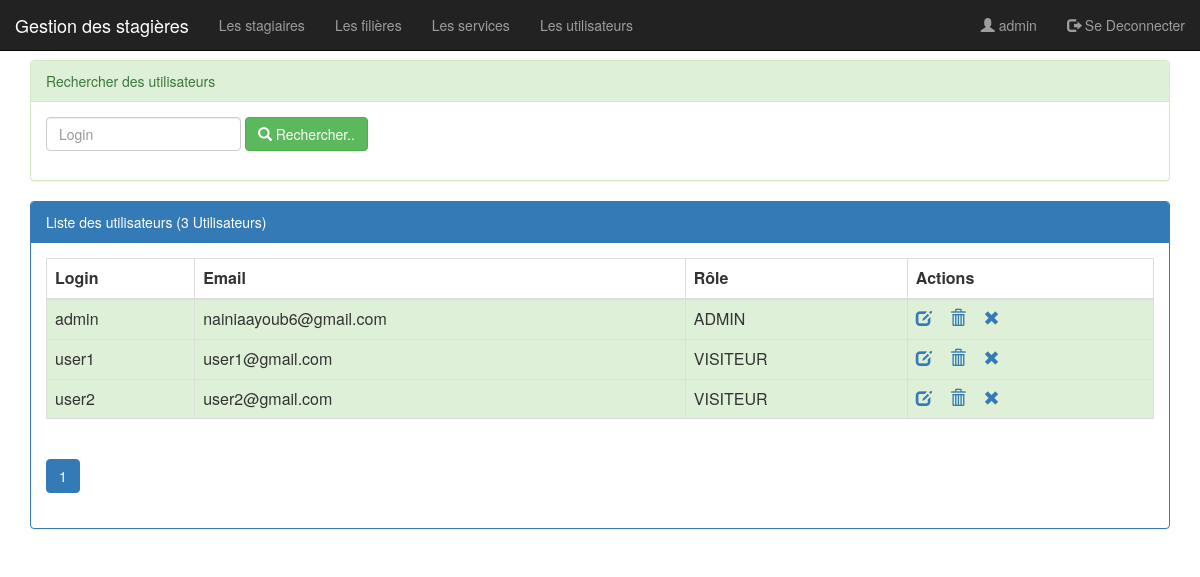
Screenshot of /pages/utilisateurs.php (signed in) with the database file from the repository.
### tables this page shows
CREATE TABLE UTILISATEUR (
	ID int(4) AUTO_INCREMENT PRIMARY KEY,
	LOGIN VARCHAR(100) NOT NULL,
	PWD VARCHAR(255) NOT NULL,
	ROLE VARCHAR(50),
	EMAIL VARCHAR(255),
	ETAT INT(1));

### pages/utilisateurs.php (the view, shortened to what this page needs)
<?php
    if(isset($_SESSION['user'])){
        require_once("connexiondb.php");
        $login = isset($_GET['login'])?$_GET['login']:"";
        $size = isset($_GET['size'])?$_GET['size']:4;
        $page = isset($_GET['page'])?$_GET['page']:1;
        $requeteUser = "SELECT * FROM utilisateur where LOGIN lIKE '%$login%'";
        $requeteCount = "SELECT COUNT(*) countU FROM utilisateur";
        $resultatUtilisateur = $pdo->query($requeteUser);
        $resultatCount = $pdo->query($requeteCount);
        $tabCount = $resultatCount->fetch();
        $nbrUtilisateur = $tabCount['countU'];
        $rest = $nbrUtilisateur % $size;
        if($rest === 0){
            $nbrPage = $nbrUtilsateur/$size;
        }else{
            $nbrPage = floor($nbrUtilisateur/$size) + 1;
        }
    }else{
        header('location: login.php');
    }
?>
<HTML>
    <head>
        <link rel="stylesheet" type="text/css" href="../css/bootstrap.min.css">
        <link rel="stylesheet" type="text/css" href="../css/monstyle.css">
    </head>
    <body>
        <?php include("menu.php");?>
    </body>
    <div class="container">
        <div class="panel panel-success margetop">
            <div class="panel-heading">Rechercher des utilisateurs</div>
                <div class="panel-body">
                    <form method="get" action="utilisateurs.php" class="form-inline">
                        <div class="form-group">
                            <input type="text" name="login" placeholder="Login" value="<?php echo $login;?>" class="form-control">
                        </div>
                        <button type="submit" class="btn btn-success">
                            <span class="glyphicon glyphicon-search"></span>
                            Rechercher..
                        </button>
                    </form>
                </div>
        </div>
        <div class="panel panel-primary">
            <div class="panel-heading">Liste des utilisateurs (<?php echo $nbrUtilisateur;?> Utilisateurs)</div>
                <div class="panel-body">
                    <table class="table table-striped table-bordered">
                        <thead>
                            <tr>
                                <th>Login</th> <th>Email</th> <th>Rôle</th>
                                <?php if($_SESSION['user']['ROLE']=="ADMIN") {?>
                                        <th>Actions</th>
                                <?php } ?>
                            </tr>
                        </thead>
                        <tbody>
                                <?php while ($utilisateur = $resultatUtilisateur->fetch()) {?>
                                    <tr class="<?php echo $utilisateur['ETAT']==1?"success":"danger"?>">
                                        <td><?php echo ($utilisateur["LOGIN"]);?></td>
                                        <td><?php echo ($utilisateur["EMAIL"]);?></td>
                                        <td><?php echo ($utilisateur["ROLE"]);?></td>
                                        <?php if($_SESSION['user']['ROLE']=="ADMIN") {?>
                                                <td><a href="editerUtilisateur.php?idUser=<?php echo ($utilisateur['ID']);?>" >
                                                    <span class="glyphicon glyphicon-edit"></span></a>
                                                    <a onclick="return confirm('Etes vous sûre de vouloir supprimer cet utilisateur?')"
                                                       href="supprimerUtilisateur.php?idUser=<?php echo ($utilisateur['ID']);?>"><span class="glyphicon glyphicon-trash"></span>
                                                    </a>
                                                    <a href="activerUtilisateur.php?idUser=<?php echo $utilisateur['ID'];?>&etat=<?php echo $utilisateur['ETAT'] ?>">
                                                    <?php if($utilisateur['ETAT']==1){
                                                            echo '<span class="glyphicon glyphicon-remove"></span>';
                                                          }else{
                                                            echo '<span class="glyphicon glyphicon-ok"></span>';
                                                          }
                                                        ?>
                                                    </a>
                                                </td>
                                        <?php } ?>
                                    </tr>
                                <?php
                                    } ?>
                        </tbody>
                    </table>
                    <div>
                        <ul class="pagination">
                            <?php for($i=1;$i<=$nbrPage;$i++){?>
                               <li class="<?php if($i == $page ) echo 'active';?>">
                                   <a href="utilisateur.php?page=<?php echo $i; ?>&login=<?php echo $login;?>">
                                   <?php echo $i; ?>
                                   </a></li>
                           <?php }?>
                        </ul>
                    </div>
                </div>
        </div>
    </div>
</HTML>

### css/monstyle.css (style rules this page uses)
.margetop { margin-top: 60px; }

### rows the page displays
utilisateur: LOGIN "admin", EMAIL "nainiaayoub6@gmail.com", ROLE "ADMIN", ETAT 1 (drawn)
utilisateur: LOGIN "user1", EMAIL "user1@gmail.com", ROLE "VISITEUR", ETAT 1 (drawn)
utilisateur: LOGIN "user2", EMAIL "user2@gmail.com", ROLE "VISITEUR", ETAT 1 (drawn)

### other values shown
$_SESSION['user']['LOGIN'] "admin"
$nbrUtilisateur "3"
